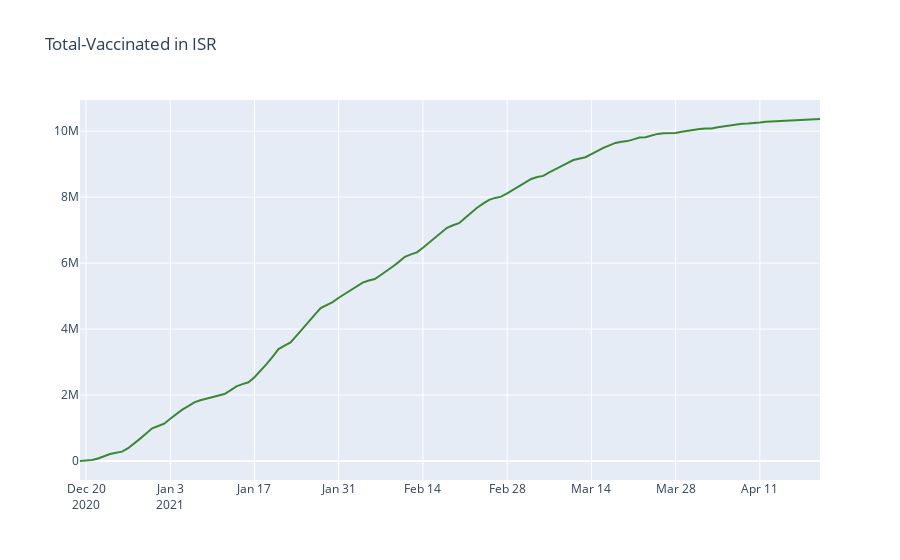

The notebook cell this image was saved under:
### Code cell
# line plot
trace1 = go.Scatter(
    x=df_1.Date,
    y=df_1['Total_Vaccinations'],
    name = "Total_Vaccinations",
    marker = dict(color = 'rgba(16, 112, 2, 0.8)'),
)


data = [trace1]
layout = go.Layout(
    xaxis2=dict(
        domain=[0.6, 0.95],
        anchor='y2',        
    
    ),
    title = 'Total_Vaccinations in '+str(string)

)

fig = go.Figure(data=data, layout=layout)
iplot(fig)
